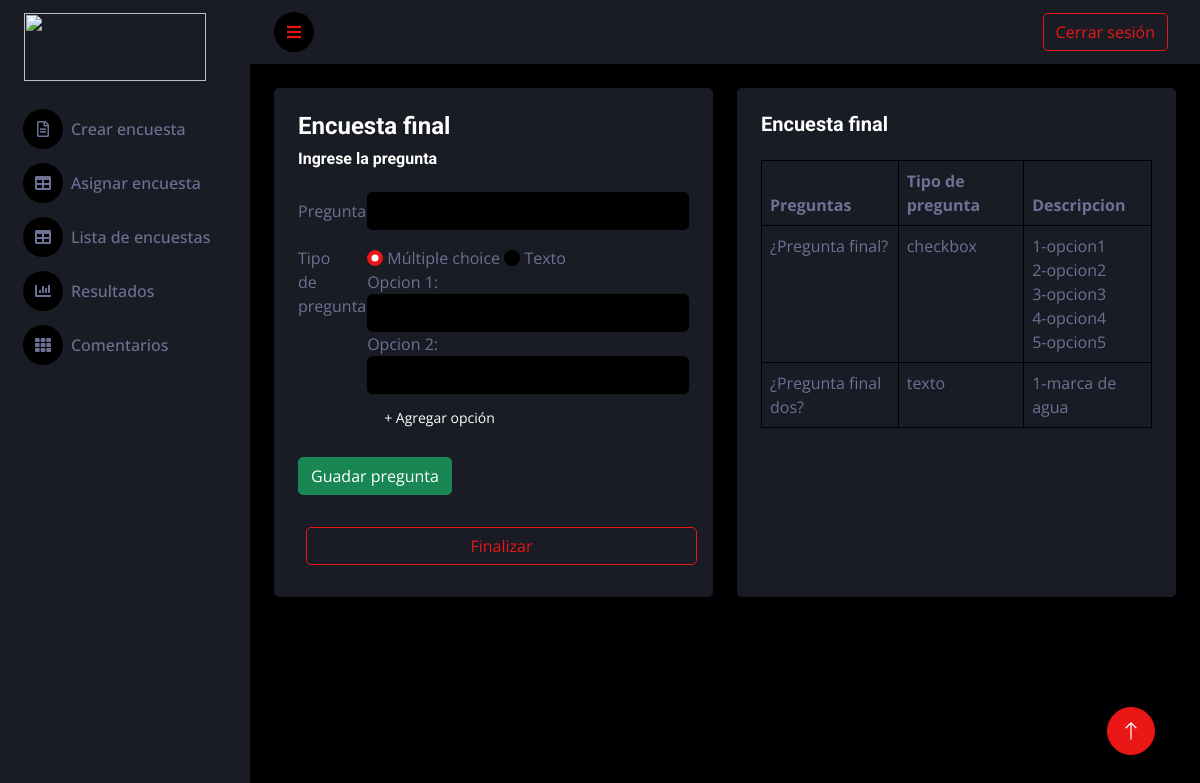
Page /crear_preguntas.php (signed in) on the earlier database version.
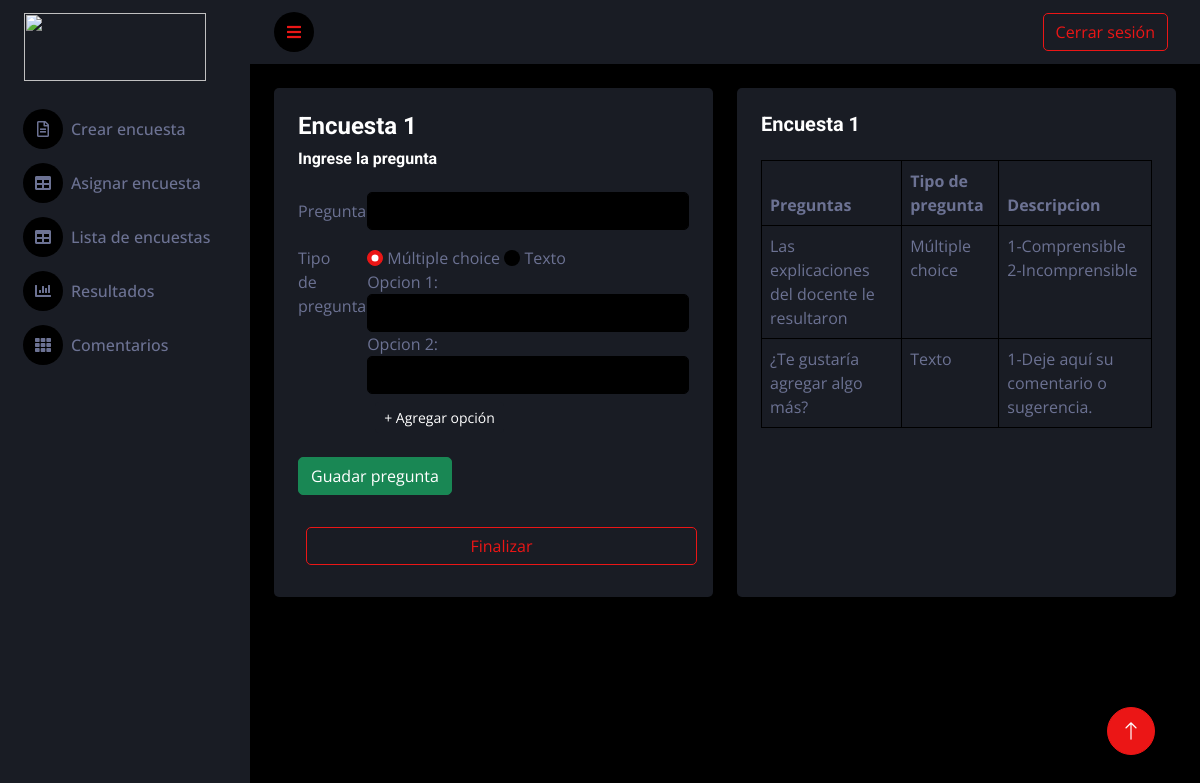
Same page on the later database version.
### tables this page shows
CREATE TABLE `encuestas` (
  `id_encuesta` int(11) NOT NULL,
  `nombre_encuesta` text NOT NULL
);

CREATE TABLE `preguntas` (
  `id_pregunta` int(11) NOT NULL,
  `nombre_pregunta` text NOT NULL,
  `tipo_pregunta_id` int(11) NOT NULL,
  `encuesta_id` int(11) NOT NULL
);

CREATE TABLE `tipos_preguntas` (
  `id_tipo_pregunta` int(11) NOT NULL,
  `tipo` text NOT NULL
);

CREATE TABLE `opciones` (
  `id_opciones` int(11) NOT NULL,
  `descripcion` text NOT NULL,
  `pregunta_id` int(11) NOT NULL
);

### crear_preguntas.php (the view, shortened to what the changed rows need)
<?php
include "parte_superior.php";
include "conexion/conex.php";
$sql_encuesta = "SELECT nombre_encuesta, id_encuesta FROM encuestas ORDER BY id_encuesta DESC LIMIT 1;";
$resultado = mysqli_Query($conex, $sql_encuesta);
while ($row = mysqli_fetch_array($resultado)) {
    $grupo_id = $row[1];
    $nombre_encuesta = $row[0];
?>
    <div class="container-fluid pt-4 px-4">
        <div class="row g-4">
            <div class="col-sm-12 col-xl-6">
                <div class="bg-secondary rounded h-100 p-4">
                    <form action="back/guardar_pregunta.php" method="POST">
                        <h4> <?php echo $row[0];   ?> </h4>
                        <h6 class="mb-4">Ingrese la pregunta</h6>
                        <input style="position: absolute; visibility: hidden;" type="int" name="encuesta_id" value=" <?php echo $row[1];
                                                                                                                    } ?>">
                        <div class="row mb-3">
                            <label for="inputEmail3" class="col-sm-2 col-form-label">Pregunta:</label>
                            <div class="col-sm-10">
                            </div>
                        </div>
                        <fieldset class="row mb-3">
                            <legend class="col-form-label col-sm-2 pt-0">Tipo de pregunta</legend>
                            <div class="col-sm-10">
                            </div>
                        </fieldset>
                        <button class="btn btn-success" type="submit">Guadar pregunta</button>
                    </form>
                    <br>
                </div>
            </div>
            <?php
            $sql = "SELECT id_encuesta, nombre_encuesta FROM encuestas WHERE encuestas.id_encuesta = '$grupo_id' ";
            $resultado = mysqli_Query($conex, $sql);
            if (mysqli_num_rows($resultado) > 0) {
                while ($row = mysqli_fetch_array($resultado)) {
                    $sql2 = "SELECT encuesta_id, id_pregunta, nombre_pregunta, tipo
    FROM encuestas,preguntas,tipos_preguntas WHERE encuestas.id_encuesta = '$grupo_id'
    AND encuestas.id_encuesta = preguntas.encuesta_id
    AND preguntas.tipo_pregunta_id = tipos_preguntas.id_tipo_pregunta ORDER BY preguntas.id_pregunta ASC";
                    $resultado2 = mysqli_Query($conex, $sql2);
            ?>
                    <div class="col-sm-12 col-xl-6">
                        <div class="bg-secondary rounded h-100 p-4">
                            <h5 class="mb-4"> <?php echo $nombre_encuesta; ?> </h5>
                            <table class="table table-bordered">
                                <thead>
                                    <tr>
                                        <th scope="col">Preguntas</th>
                                        <th scope="col">Tipo de pregunta</th>
                                        <th scope="col">Descripcion</th>
                                    </tr>
                                </thead>
                                <?php
                                while ($row2 = mysqli_fetch_array($resultado2)) {
                                    if ($row[0] == $row2[0]) {
                                        $contador = 1;
                                ?>
                                        <tbody>
                                            <tr>
                                        <?php
                                        echo '<td>' . $row2[2] . '</td>';
                                        echo '<td>' . $row2[3] . '</td>';
                                        echo '<td>';
                                        $sql3 = "SELECT pregunta_id, descripcion
                                            FROM preguntas, tipos_preguntas,encuestas,opciones
                                            WHERE preguntas.tipo_pregunta_id = tipos_preguntas.id_tipo_pregunta
                                            AND encuestas.id_encuesta = preguntas.encuesta_id
                                            AND preguntas.id_pregunta = opciones.pregunta_id ORDER BY id_opciones ASC";
                                        $resultado3 = mysqli_query($conex, $sql3);
                                        while ($row3 = mysqli_fetch_array($resultado3)) {
                                            if ($row2[1] == $row3[0]) {
                                                echo $contador . '-' . $row3[1] . '<br>';
                                                $contador++;
                                            }
                                        }
                                        echo '</td>';
                                    }
                                }
                                        ?>
                                            </tr>
                                        </tbody>
                            </table>
                        </div>
                    </div>
            <?php
                }
            }
            ?>
        </div>
    </div>
    <?php
    include "parte_inferior.php";
    ?>

Differences in the rows shown:
removed encuestas: nombre_encuesta "Encuesta final"
removed preguntas: nombre_pregunta "¿Pregunta final?", tipo_pregunta.tipo "checkbox", shown under "Encuesta final"
removed opciones: descripcion "opcion1", shown under "¿Pregunta final?"
removed opciones: descripcion "opcion2", shown under "¿Pregunta final?"
removed opciones: descripcion "opcion3", shown under "¿Pregunta final?"
removed opciones: descripcion "opcion4", shown under "¿Pregunta final?"
removed opciones: descripcion "opcion5", shown under "¿Pregunta final?"
removed preguntas: nombre_pregunta "¿Pregunta final dos?", tipo_pregunta.tipo "texto", shown under "Encuesta final"
removed opciones: descripcion "marca de agua", shown under "¿Pregunta final dos?"
added encuestas: nombre_encuesta "Encuesta 1"
now on this page (row edited): preguntas: nombre_pregunta "Las explicaciones del docente le resultaron", tipo_pregunta.tipo "Múltiple choice", shown under "Encuesta 1"
now on this page (row edited): opciones: descripcion "Comprensible", shown under "Las explicaciones del docente le resultaron"
now on this page (row edited): opciones: descripcion "Incomprensible", shown under "Las explicaciones del docente le resultaron"
now on this page (row edited): preguntas: nombre_pregunta "¿Te gustaría agregar algo más?", tipo_pregunta.tipo "Texto", shown under "Encuesta 1"
now on this page (row edited): opciones: descripcion "Deje aquí su comentario o sugerencia.", shown under "¿Te gustaría agregar algo más?"
